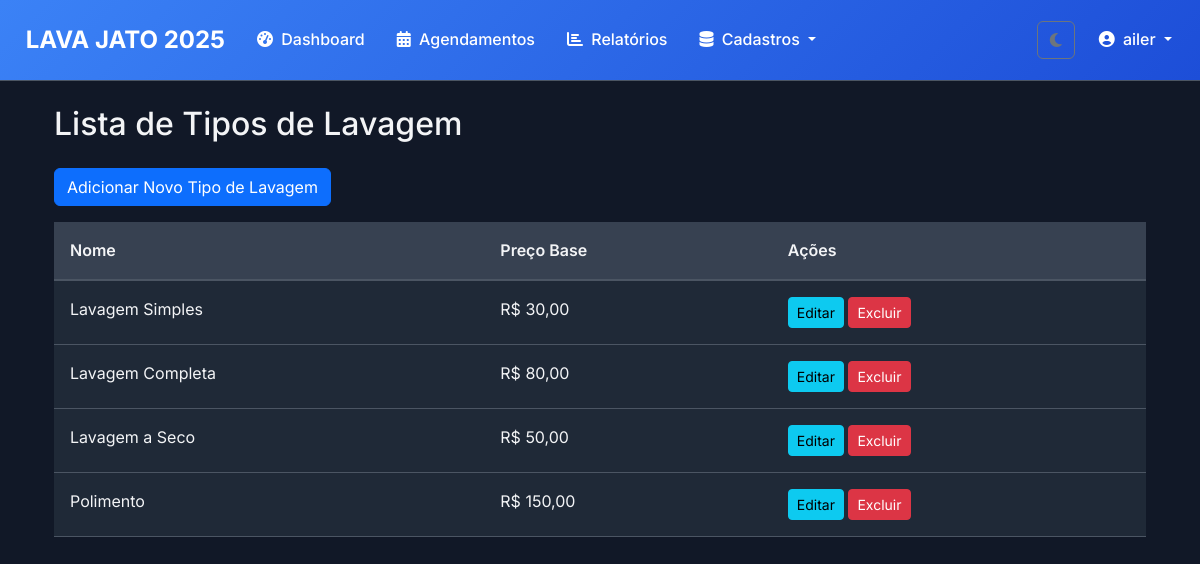
/tipos-lavagem/ (signed in), run on an earlier commit of the app's database.
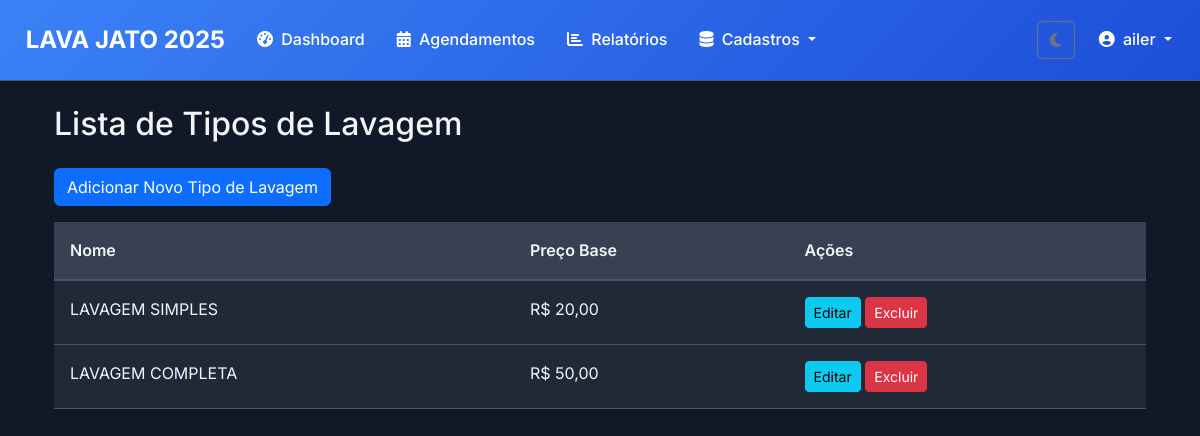
And on a later commit of the database.
### lavagens/models.py (models this page shows, shortened)
class TipoLavagem(models.Model):
    nome = models.CharField(max_length=50, unique=True)
    preco_base = models.DecimalField(max_digits=10, decimal_places=2, default=0.00)
    class Meta:
        verbose_name = "Tipo de Lavagem"
        verbose_name_plural = "Tipos de Lavagem"

### lavagens/views.py (the view)
# urls.py: path("tipos-lavagem/", lavagens_views.tipo_lavagem_list, name="tipo_lavagem_list"),
@login_required
def tipo_lavagem_list(request):
    tipos_lavagem = TipoLavagem.objects.all()
    return render(request, 'lavagens/tipo_lavagem_list.html', {'tipos_lavagem': tipos_lavagem})

### templates/lavagens/tipo_lavagem_list.html (shortened to what this page needs)
{% extends 'base/base.html' %}
{% block content %}
<div class="container mt-4">
    <h2 class="mb-4">Lista de Tipos de Lavagem</h2>
    <a href="{% url 'tipo_lavagem_create' %}" class="btn btn-primary mb-3">Adicionar Novo Tipo de Lavagem</a>
    <div class="table-responsive">
        <table class="table table-striped table-hover">
            <thead>
                <tr>
                    <th>Nome</th>
                    <th>Preço Base</th>
                    <th>Ações</th>
                </tr>
            </thead>
            <tbody>
                {% for tipo_lavagem in tipos_lavagem %}
                <tr>
                    <td>{{ tipo_lavagem.nome }}</td>
                    <td>R$ {{ tipo_lavagem.preco_base|floatformat:2 }}</td>
                    <td>
                        <a href="{% url 'tipo_lavagem_update' tipo_lavagem.pk %}" class="btn btn-sm btn-info">Editar</a>
                        <a href="{% url 'tipo_lavagem_delete' tipo_lavagem.pk %}" class="btn btn-sm btn-danger">Excluir</a>
                    </td>
                </tr>
                {% empty %}
                <tr>
                    <td colspan="3">Nenhum tipo de lavagem cadastrado.</td>
                </tr>
                {% endfor %}
            </tbody>
        </table>
    </div>
</div>
{% endblock %}

### templates/base/base.html (shortened to what this page needs)
{% load static %}
<!DOCTYPE html>
<html lang="pt-br" data-bs-theme="dark">
<head>
    <link href="https://cdn.jsdelivr.net/npm/bootstrap@5.3.3/dist/css/bootstrap.min.css" rel="stylesheet">
    <link rel="stylesheet" href="https://cdnjs.cloudflare.com/ajax/libs/font-awesome/6.4.0/css/all.min.css">
    <link rel="stylesheet" href="{% static 'css/base.css' %}">
    <link rel="stylesheet" href="{% static 'css/components.css' %}">
    <link rel="stylesheet" href="{% static 'css/pages.css' %}">
</head>
<body>
    <nav class="navbar navbar-expand-lg navbar-custom">
        <div class="container-fluid">
            <a class="navbar-brand" href="{% url 'dashboard' %}">
                LAVA JATO 2025
            </a>
            <div class="collapse navbar-collapse" id="navbarNav">
                <ul class="navbar-nav me-auto">
                    <li class="nav-item">
                        <a class="nav-link" href="{% url 'dashboard' %}">
                            <i class="fas fa-tachometer-alt me-1"></i>
                            Dashboard
                        </a>
                    </li>
                    <li class="nav-item">
                        <a class="nav-link" href="{% url 'agendamentos_dashboard' %}">
                            <i class="fas fa-calendar-alt me-1"></i>
                            Agendamentos
                        </a>
                    </li>
                    <li class="nav-item">
                        <a class="nav-link" href="{% url 'relatorios' %}">
                            <i class="fas fa-chart-bar me-1"></i>
                            Relatórios
                        </a>
                    </li>
                    <li class="nav-item dropdown">
                        <a class="nav-link dropdown-toggle" href="#" id="navbarDropdownCadastros" role="button" data-bs-toggle="dropdown" aria-expanded="false">
                            <i class="fas fa-database me-1"></i>
                            Cadastros
                        </a>
                    </li>
                </ul>
                <div class="d-flex align-items-center">
                    <button class="btn btn-outline-secondary me-2" id="theme-switcher">
                        <i class="fas fa-moon" id="theme-icon-moon"></i>
                    </button>
                </div>
                <ul class="navbar-nav">
                    {% if user.is_authenticated %}
                        <li class="nav-item dropdown">
                            <a class="nav-link dropdown-toggle" href="#" id="navbarUserDropdown" role="button" data-bs-toggle="dropdown" aria-expanded="false">
                                <i class="fas fa-user-circle me-1"></i>
                                {{ user.username }}
                            </a>
                        </li>
                    {% endif %}
                </ul>
            </div>
        </div>
    </nav>
    <main class="container mt-4">
        {% block content %}{% endblock %}
    </main>
</body>
</html>

### static/css/base.css (style rules this page uses)
:root { --color-scheme: dark; --primary-color: #3b82f6; --primary-dark: #1d4ed8; --success-color: #10b981; --success-dark: #059669; --warning-color: #f59e0b; --danger-color: #ef4444; --info-color: #3b82f6; --purple-color: #8b5cf6; --gray-color: #6b7280; --background-color: #111827; --card-bg: #1f2937; --card-header-bg: #374151; --input-bg: #374151; --input-focus-bg: #4b5563; --hover-bg: #374151; --text-light: #f3f4f6; --text-muted: #9ca3af; --text-placeholder: #6b7280; --text-white: #ffffff; --border-color: #4b5563; --border-focus-color: #3b82f6; --campo-texto-bg: #4b5563; }
* { margin: 0; padding: 0; box-sizing: border-box; }
body { font-family: 'Inter', sans-serif; background-color: var(--background-color); color: var(--text-light); line-height: 1.6; transition: background-color 0.3s ease, color 0.3s ease; }
h1, h2, h3, h4, h5, h6 { color: var(--text-light); }

### static/css/components.css (style rules this page uses)
.navbar-custom { background: linear-gradient(135deg, var(--primary-color), var(--primary-dark)); border-bottom: 1px solid var(--border-color); padding: 1rem 0; }
.navbar-brand { font-weight: 700; font-size: 1.5rem; color: var(--text-white) !important; }
.navbar-nav .nav-link { color: var(--text-white) !important; font-weight: 500; margin: 0 0.5rem; transition: all 0.3s ease; }
.table { width: 100%; margin-bottom: 1rem; color: var(--text-light); vertical-align: top; border-color: var(--border-color); }
.table > :not(caption) > * > * { padding: 1rem; background-color: var(--card-bg); border-bottom-width: 1px; color: var(--text-light); box-shadow: inset 0 0 0 9999px var(--bs-table-accent-bg, transparent); }
.table thead th { background-color: var(--card-header-bg); color: var(--text-light); font-weight: 600; border-bottom-width: 2px; }

### static/css/pages.css (style rules this page uses)
h1, h2, h3, h4, h5, h6 { color: var(--text-light); }

What changed in the data, as far as the page shows it:
removed TipoLavagem: nome "Lavagem Simples", preco_base "30,00"
removed TipoLavagem: nome "Lavagem Completa", preco_base "80,00"
removed TipoLavagem: nome "Lavagem a Seco", preco_base "50,00"
removed TipoLavagem: nome "Polimento", preco_base "150,00"
added TipoLavagem: nome "LAVAGEM SIMPLES", preco_base "20,00"
added TipoLavagem: nome "LAVAGEM COMPLETA", preco_base "50,00"
